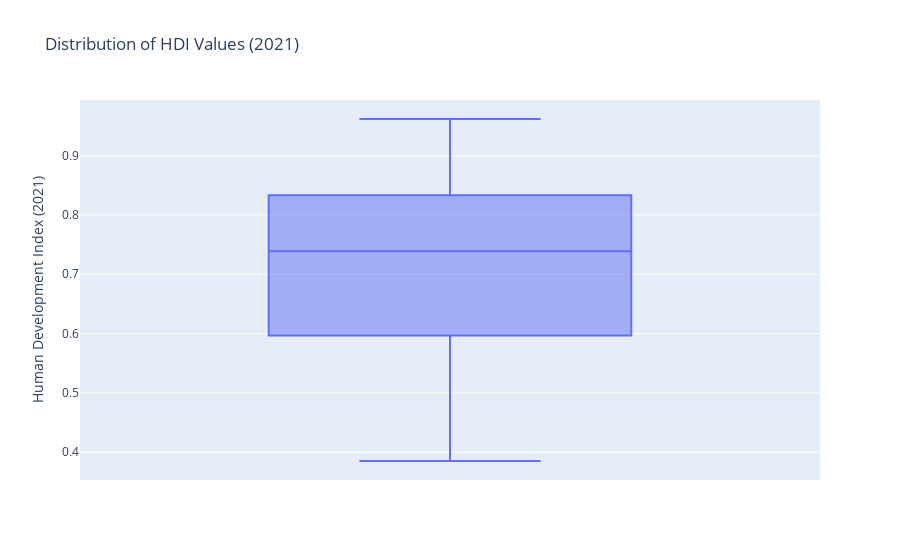

Write notebook code for a chart like this one.
### Code cell
# 6. Box plot showing the distribution of HDI values in 2021
fig6 = px.box(df_years, y='Human Development Index (2021)', 
              title='Distribution of HDI Values (2021)')
fig6.show()

### Figure 1 — Plotly figure (JSON) as saved in the notebook; plotly's stock layout.template omitted (floating-point values rounded to 4 significant figures; data arrays with more than 128 entries replaced by an {"elided": "..."} marker saying what was removed)
{"data": [{"alignmentgroup": "True", "hovertemplate": "Human Development Index (2021)=%{y}<extra></extra>", "legendgroup": "", "marker": {"color": "#636efa"}, "name": "", "notched": false, "offsetgroup": "", "orientation": "v", "showlegend": false, "type": "box", "x0": " ", "xaxis": "x", "y": {"elided": "189 float values"}, "y0": " ", "yaxis": "y"}], "layout": {"boxmode": "group", "legend": {"tracegroupgap": 0}, "title": {"text": "Distribution of HDI Values (2021)"}, "xaxis": {"anchor": "y", "domain": [0, 1]}, "yaxis": {"anchor": "x", "domain": [0, 1], "title": {"text": "Human Development Index (2021)"}}}}
